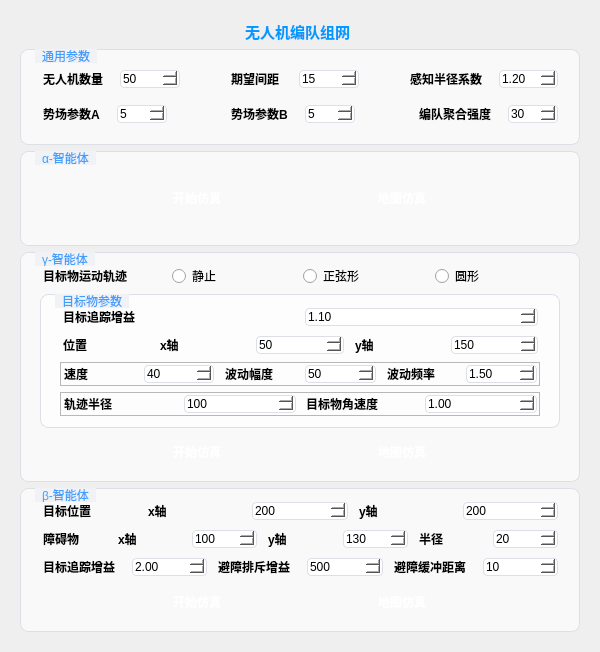
<?xml version="1.0" encoding="UTF-8"?>
<ui version="4.0">
 <class>Form</class>
 <widget class="QWidget" name="Form">
  <property name="geometry">
   <rect>
    <x>0</x>
    <y>0</y>
    <width>600</width>
    <height>652</height>
   </rect>
  </property>
  <property name="sizePolicy">
   <sizepolicy hsizetype="Preferred" vsizetype="Preferred">
    <horstretch>1</horstretch>
    <verstretch>0</verstretch>
   </sizepolicy>
  </property>
  <property name="windowTitle">
   <string>无人机编队组网</string>
  </property>
  <property name="styleSheet">
   <string notr="true">/* === 1. 全局设置 === */
#MainFrame {
    /* 1. 设置背景底图 */ 
    /* 路径相对“本 .ui 文件所在目录(= 项目根目录)”，方便在 Qt Designer 里直接预览 */
    /* 运行时 main_gui.py 会自动把 url() 换成 assets/ 的绝对路径，见 _abs_asset_urls() */
    border-image: url(assets/drone_bg_transparent.png) 0 0 0 0 stretch stretch;

    /* 2. 只有这个容器有边框，去掉其他干扰 */
    border: none;
}
/* === 2. 分组框 (卡片化) === */
QGroupBox {
    background-color: rgba(255, 255, 255, 0.6);       /* 卡片背景：白色，显眼 */
    border: 1px solid #dcdfe6;       /* 边框线：很淡的灰色 */
    border-radius: 8px;              /* 圆角：数值越大，角越圆 */
    
    /* === 关键布局参数 === */
    margin-top: 5
px;    /* 外部上间距：让这个框和上面的框拉开 20px 的距离（防止挨在一起） */
    padding-top: 2px;   /* 内部上留白：为了给标题留位置，防止内容被标题压住 */
    padding-bottom: 2px;/* 内部下留白 */
    padding-left: 10px;  /* 内部左留白 */
    padding-right: 10px; /* 内部右留白 */
}

QGroupBox::title {
    subcontrol-origin: margin;
    subcontrol-position: top left;   /* 位置：左上角 */
    left: 15px;                      /* 距离左边的距离 */
    padding: 0 5px;                  /* 标题文字左右留点空隙 */
    color: #409EFF;                  /* 颜色：科技蓝 */
    font-weight: bold;               /* 加粗 */
    background-color: #f0f2f5;       /* 背景色：必须和窗口背景色一致，用来遮住边框线 */
	font-weight: bold;
}

/* === 3. 输入框 (撑开间距的核心) === */
QDoubleSpinBox, QSpinBox {
    border: 1px solid #dcdfe6;       /* 边框：淡灰 */
    border-radius: 4px;              /* 圆角 */
    padding: 0px 0px;                /* 内边距：文字离边框的距离 */
    background-color: #fff;          /* 背景白 */
    
    /* === 核心撑开参数 === */
    min-height: 8px;    /* 最小高度：强制让框框变高，不再是扁扁的 */
    margin: 2px;         /* 外部间距：强制在这个框的上下左右留出 6px 的“隔离带”，防止挨着别人 */
}

/* 鼠标悬停或者是选中时的效果 */
QDoubleSpinBox:focus, QSpinBox:focus {
    border: 1px solid #409EFF;       /* 选中时变蓝 */
    background-color: #ecf5ff;       /* 选中时背景变淡蓝 */
}
QPushButton {
    border-radius: 4px;              /* 圆角 */
    padding: 5px 15px;               /* 内边距：把按钮撑大 */
    font-weight: bold;               /* 文字加粗 */
    color: white;                    /* 文字白色 */
    border: none;                    /* 去掉丑陋的默认边框 */
    
    /* === 核心撑开参数 === */
    min-height: 20px;    /* 最小高度：让按钮看起来大气 */
    margin: 3px;         /* 外部间距：同上，防止按钮挨在一起 */
}

/* === 5. 绿色按钮 (开始) === */
QPushButton[text^=&quot;开始&quot;], QPushButton[text^=&quot;▶&quot;] {
    background-color: #67C23A;       /* 绿色背景 */
}
QPushButton[text^=&quot;开始&quot;]:hover { 
    background-color: #85ce61;       /* 悬停变浅绿 */
}
QPushButton[text^=&quot;开始&quot;]:pressed { 
    background-color: #5daf34;       /* 按下变深绿 */
}

/* === 6. 蓝色按钮 (地图) - 新增了变色效果 === */
QPushButton[text^=&quot;地图&quot;] {
    background-color: #409EFF;       /* 基础蓝 */
}
/* 【新增】鼠标放上去变浅蓝 */
QPushButton[text^=&quot;地图&quot;]:hover { 
    background-color: #66b1ff;       
}
/* 【新增】鼠标按下去变深蓝 */
QPushButton[text^=&quot;地图&quot;]:pressed { 
    background-color: #3a8ee6;       
}
/* === 5. 标签微调 === */
QLabel {
    background: transparent;         /* 背景透明 */
    border: none;                    /* 无边框 */
    margin-right: 5px;               /* 右边距：让文字和后面的输入框拉开 5px 的距离 */
	font-weight: bold;
}</string>
  </property>
  <layout class="QVBoxLayout" name="verticalLayout_11">
   <item>
    <widget class="QFrame" name="MainFrame">
     <property name="frameShape">
      <enum>QFrame::StyledPanel</enum>
     </property>
     <property name="frameShadow">
      <enum>QFrame::Raised</enum>
     </property>
     <layout class="QVBoxLayout" name="verticalLayout_10">
      <item>
       <layout class="QVBoxLayout" name="verticalLayout_9">
        <item>
         <layout class="QHBoxLayout" name="horizontalLayout_14">
          <item>
           <widget class="QLabel" name="label">
            <property name="sizePolicy">
             <sizepolicy hsizetype="Fixed" vsizetype="Fixed">
              <horstretch>0</horstretch>
              <verstretch>0</verstretch>
             </sizepolicy>
            </property>
            <property name="styleSheet">
             <string notr="true">*{	
	font-family:微软雅黑;
	font-size:15px;
	color:rgb(0, 153, 255);
	font-weight: bold;
}</string>
            </property>
            <property name="text">
             <string>无人机编队组网</string>
            </property>
           </widget>
          </item>
         </layout>
        </item>
        <item>
         <widget class="QGroupBox" name="groupBox">
          <property name="title">
           <string>通用参数</string>
          </property>
          <layout class="QVBoxLayout" name="verticalLayout" stretch="0,0">
           <item>
            <layout class="QHBoxLayout" name="horizontalLayout" stretch="0,0,0,0,0,0,0,0">
             <item>
              <widget class="QLabel" name="label_7">
               <property name="sizePolicy">
                <sizepolicy hsizetype="Preferred" vsizetype="Preferred">
                 <horstretch>1</horstretch>
                 <verstretch>0</verstretch>
                </sizepolicy>
               </property>
               <property name="text">
                <string>无人机数量</string>
               </property>
              </widget>
             </item>
             <item>
              <widget class="QSpinBox" name="N">
               <property name="sizePolicy">
                <sizepolicy hsizetype="Preferred" vsizetype="Fixed">
                 <horstretch>1</horstretch>
                 <verstretch>0</verstretch>
                </sizepolicy>
               </property>
               <property name="minimum">
                <number>25</number>
               </property>
               <property name="maximum">
                <number>100</number>
               </property>
               <property name="value">
                <number>50</number>
               </property>
              </widget>
             </item>
             <item>
              <spacer name="horizontalSpacer">
               <property name="orientation">
                <enum>Qt::Horizontal</enum>
               </property>
               <property name="sizeHint" stdset="0">
                <size>
                 <width>40</width>
                 <height>20</height>
                </size>
               </property>
              </spacer>
             </item>
             <item>
              <widget class="QLabel" name="label_2">
               <property name="sizePolicy">
                <sizepolicy hsizetype="Preferred" vsizetype="Preferred">
                 <horstretch>1</horstretch>
                 <verstretch>0</verstretch>
                </sizepolicy>
               </property>
               <property name="toolTip">
                <string>在稳态时，两架邻近无人机之间保持的理想距离。</string>
               </property>
               <property name="text">
                <string>期望间距</string>
               </property>
              </widget>
             </item>
             <item>
              <widget class="QSpinBox" name="D">
               <property name="sizePolicy">
                <sizepolicy hsizetype="Preferred" vsizetype="Fixed">
                 <horstretch>1</horstretch>
                 <verstretch>0</verstretch>
                </sizepolicy>
               </property>
               <property name="suffix">
                <string/>
               </property>
               <property name="prefix">
                <string notr="true" extracomment="D"/>
               </property>
               <property name="minimum">
                <number>1</number>
               </property>
               <property name="maximum">
                <number>30</number>
               </property>
               <property name="value">
                <number>15</number>
               </property>
              </widget>
             </item>
             <item>
              <spacer name="horizontalSpacer_2">
               <property name="orientation">
                <enum>Qt::Horizontal</enum>
               </property>
               <property name="sizeHint" stdset="0">
                <size>
                 <width>40</width>
                 <height>20</height>
                </size>
               </property>
              </spacer>
             </item>
             <item>
              <widget class="QLabel" name="label_3">
               <property name="sizePolicy">
                <sizepolicy hsizetype="Preferred" vsizetype="Preferred">
                 <horstretch>1</horstretch>
                 <verstretch>0</verstretch>
                </sizepolicy>
               </property>
               <property name="toolTip">
                <string>&lt;html&gt;&lt;head/&gt;&lt;body&gt;&lt;p&gt;交互半径r = K * D，只有距离小于r的无人机才会被视为邻居&lt;/p&gt;&lt;/body&gt;&lt;/html&gt;</string>
               </property>
               <property name="text">
                <string>感知半径系数</string>
               </property>
              </widget>
             </item>
             <item>
              <widget class="QDoubleSpinBox" name="K">
               <property name="sizePolicy">
                <sizepolicy hsizetype="Preferred" vsizetype="Fixed">
                 <horstretch>1</horstretch>
                 <verstretch>0</verstretch>
                </sizepolicy>
               </property>
               <property name="minimum">
                <double>1.100000000000000</double>
               </property>
               <property name="maximum">
                <double>1.500000000000000</double>
               </property>
               <property name="singleStep">
                <double>0.100000000000000</double>
               </property>
               <property name="value">
                <double>1.200000000000000</double>
               </property>
              </widget>
             </item>
            </layout>
           </item>
           <item>
            <layout class="QHBoxLayout" name="horizontalLayout_2" stretch="1,1,1,1,1,1,1,1">
             <item>
              <widget class="QLabel" name="label_4">
               <property name="sizePolicy">
                <sizepolicy hsizetype="Preferred" vsizetype="Preferred">
                 <horstretch>1</horstretch>
                 <verstretch>0</verstretch>
                </sizepolicy>
               </property>
               <property name="toolTip">
                <string>&lt;html&gt;&lt;head/&gt;&lt;body&gt;&lt;p&gt;控制引力的大小&lt;/p&gt;&lt;/body&gt;&lt;/html&gt;</string>
               </property>
               <property name="text">
                <string>势场参数A</string>
               </property>
              </widget>
             </item>
             <item>
              <widget class="QSpinBox" name="A">
               <property name="sizePolicy">
                <sizepolicy hsizetype="Preferred" vsizetype="Fixed">
                 <horstretch>1</horstretch>
                 <verstretch>0</verstretch>
                </sizepolicy>
               </property>
               <property name="minimum">
                <number>1</number>
               </property>
               <property name="maximum">
                <number>10</number>
               </property>
               <property name="value">
                <number>5</number>
               </property>
              </widget>
             </item>
             <item>
              <spacer name="horizontalSpacer_3">
               <property name="orientation">
                <enum>Qt::Horizontal</enum>
               </property>
               <property name="sizeHint" stdset="0">
                <size>
                 <width>40</width>
                 <height>20</height>
                </size>
               </property>
              </spacer>
             </item>
             <item>
              <widget class="QLabel" name="label_5">
               <property name="sizePolicy">
                <sizepolicy hsizetype="Preferred" vsizetype="Preferred">
                 <horstretch>1</horstretch>
                 <verstretch>0</verstretch>
                </sizepolicy>
               </property>
               <property name="toolTip">
                <string extracomment="控制斥力的大小">&lt;html&gt;&lt;head/&gt;&lt;body&gt;&lt;p&gt;控制斥力的大小&lt;/p&gt;&lt;/body&gt;&lt;/html&gt;</string>
               </property>
               <property name="text">
                <string extracomment="控制斥力的大小">势场参数B</string>
               </property>
              </widget>
             </item>
             <item>
              <widget class="QSpinBox" name="B">
               <property name="sizePolicy">
                <sizepolicy hsizetype="Minimum" vsizetype="Preferred">
                 <horstretch>1</horstretch>
                 <verstretch>0</verstretch>
                </sizepolicy>
               </property>
               <property name="minimum">
                <number>1</number>
               </property>
               <property name="maximum">
                <number>10</number>
               </property>
               <property name="value">
                <number>5</number>
               </property>
              </widget>
             </item>
             <item>
              <spacer name="horizontalSpacer_4">
               <property name="orientation">
                <enum>Qt::Horizontal</enum>
               </property>
               <property name="sizeHint" stdset="0">
                <size>
                 <width>40</width>
                 <height>20</height>
                </size>
               </property>
              </spacer>
             </item>
             <item>
              <widget class="QLabel" name="label_6">
               <property name="sizePolicy">
                <sizepolicy hsizetype="Preferred" vsizetype="Preferred">
                 <horstretch>1</horstretch>
                 <verstretch>0</verstretch>
                </sizepolicy>
               </property>
               <property name="toolTip">
                <string>无人机之间“位置保持”的增益。数值越大，编队越刚性（像硬弹簧）；数值越小，编队越松散（像软橡皮筋）。</string>
               </property>
               <property name="text">
                <string>编队聚合强度</string>
               </property>
              </widget>
             </item>
             <item>
              <widget class="QSpinBox" name="C1ALPHA">
               <property name="sizePolicy">
                <sizepolicy hsizetype="Preferred" vsizetype="Fixed">
                 <horstretch>1</horstretch>
                 <verstretch>0</verstretch>
                </sizepolicy>
               </property>
               <property name="minimum">
                <number>10</number>
               </property>
               <property name="maximum">
                <number>60</number>
               </property>
               <property name="value">
                <number>30</number>
               </property>
              </widget>
             </item>
            </layout>
           </item>
          </layout>
         </widget>
        </item>
        <item>
         <widget class="QGroupBox" name="groupBox_5">
          <property name="title">
           <string>α-智能体</string>
          </property>
          <layout class="QVBoxLayout" name="verticalLayout_8">
           <item>
            <layout class="QHBoxLayout" name="horizontalLayout_3">
             <item>
              <widget class="QPushButton" name="btn_start">
               <property name="sizePolicy">
                <sizepolicy hsizetype="Fixed" vsizetype="Fixed">
                 <horstretch>1</horstretch>
                 <verstretch>0</verstretch>
                </sizepolicy>
               </property>
               <property name="text">
                <string>开始仿真</string>
               </property>
              </widget>
             </item>
             <item>
              <widget class="QPushButton" name="btn_map_alpha">
               <property name="sizePolicy">
                <sizepolicy hsizetype="Fixed" vsizetype="Fixed">
                 <horstretch>0</horstretch>
                 <verstretch>0</verstretch>
                </sizepolicy>
               </property>
               <property name="text">
                <string>地图仿真</string>
               </property>
              </widget>
             </item>
            </layout>
           </item>
          </layout>
         </widget>
        </item>
        <item>
         <widget class="QGroupBox" name="groupBox_2">
          <property name="title">
           <string>γ-智能体</string>
          </property>
          <layout class="QVBoxLayout" name="verticalLayout_7">
           <item>
            <layout class="QHBoxLayout" name="horizontalLayout_4">
             <item>
              <widget class="QLabel" name="label_9">
               <property name="text">
                <string>目标物运动轨迹</string>
               </property>
              </widget>
             </item>
             <item>
              <widget class="QRadioButton" name="radioButton_static">
               <property name="text">
                <string>静止</string>
               </property>
              </widget>
             </item>
             <item>
              <widget class="QRadioButton" name="radioButton_sine">
               <property name="text">
                <string>正弦形</string>
               </property>
              </widget>
             </item>
             <item>
              <widget class="QRadioButton" name="radioButton_circle">
               <property name="text">
                <string>圆形</string>
               </property>
              </widget>
             </item>
            </layout>
           </item>
           <item>
            <widget class="QGroupBox" name="groupBox_3">
             <property name="title">
              <string>目标物参数</string>
             </property>
             <layout class="QVBoxLayout" name="verticalLayout_6">
              <item>
               <layout class="QVBoxLayout" name="verticalLayout_4">
                <item>
                 <layout class="QHBoxLayout" name="horizontalLayout_6">
                  <item>
                   <widget class="QLabel" name="label_13">
                    <property name="toolTip">
                     <string>&lt;html&gt;&lt;head/&gt;&lt;body&gt;&lt;p&gt;控制无人机被“拉向”目标点的力度。如果发现无人机跟不上目标（滞后），需要调大这个值&lt;/p&gt;&lt;/body&gt;&lt;/html&gt;</string>
                    </property>
                    <property name="text">
                     <string>目标追踪增益</string>
                    </property>
                   </widget>
                  </item>
                  <item>
                   <widget class="QDoubleSpinBox" name="c1_mt">
                    <property name="sizePolicy">
                     <sizepolicy hsizetype="Preferred" vsizetype="Fixed">
                      <horstretch>0</horstretch>
                      <verstretch>0</verstretch>
                     </sizepolicy>
                    </property>
                    <property name="minimumSize">
                     <size>
                      <width>20</width>
                      <height>14</height>
                     </size>
                    </property>
                    <property name="minimum">
                     <double>0.500000000000000</double>
                    </property>
                    <property name="maximum">
                     <double>2.000000000000000</double>
                    </property>
                    <property name="singleStep">
                     <double>0.100000000000000</double>
                    </property>
                    <property name="value">
                     <double>1.100000000000000</double>
                    </property>
                   </widget>
                  </item>
                 </layout>
                </item>
                <item>
                 <layout class="QHBoxLayout" name="horizontalLayout_5">
                  <item>
                   <widget class="QLabel" name="label_10">
                    <property name="text">
                     <string>位置</string>
                    </property>
                   </widget>
                  </item>
                  <item>
                   <widget class="QLabel" name="label_11">
                    <property name="text">
                     <string>x轴</string>
                    </property>
                   </widget>
                  </item>
                  <item>
                   <widget class="QSpinBox" name="pos_x">
                    <property name="minimum">
                     <number>10</number>
                    </property>
                    <property name="maximum">
                     <number>1000</number>
                    </property>
                    <property name="value">
                     <number>50</number>
                    </property>
                   </widget>
                  </item>
                  <item>
                   <widget class="QLabel" name="label_12">
                    <property name="text">
                     <string>y轴</string>
                    </property>
                   </widget>
                  </item>
                  <item>
                   <widget class="QSpinBox" name="pos_y">
                    <property name="minimum">
                     <number>10</number>
                    </property>
                    <property name="maximum">
                     <number>1000</number>
                    </property>
                    <property name="value">
                     <number>150</number>
                    </property>
                   </widget>
                  </item>
                 </layout>
                </item>
                <item>
                 <widget class="QFrame" name="frame_sine">
                  <property name="frameShape">
                   <enum>QFrame::StyledPanel</enum>
                  </property>
                  <property name="frameShadow">
                   <enum>QFrame::Raised</enum>
                  </property>
                  <layout class="QVBoxLayout" name="verticalLayout_2">
                   <property name="leftMargin">
                    <number>0</number>
                   </property>
                   <property name="topMargin">
                    <number>0</number>
                   </property>
                   <property name="rightMargin">
                    <number>0</number>
                   </property>
                   <property name="bottomMargin">
                    <number>0</number>
                   </property>
                   <item>
                    <layout class="QHBoxLayout" name="horizontalLayout_7">
                     <item>
                      <widget class="QLabel" name="label_14">
                       <property name="text">
                        <string>速度</string>
                       </property>
                      </widget>
                     </item>
                     <item>
                      <widget class="QSpinBox" name="spin_speed">
                       <property name="minimum">
                        <number>10</number>
                       </property>
                       <property name="maximum">
                        <number>60</number>
                       </property>
                       <property name="singleStep">
                        <number>10</number>
                       </property>
                       <property name="value">
                        <number>40</number>
                       </property>
                      </widget>
                     </item>
                     <item>
                      <widget class="QLabel" name="label_15">
                       <property name="text">
                        <string>波动幅度</string>
                       </property>
                      </widget>
                     </item>
                     <item>
                      <widget class="QSpinBox" name="spin_amp">
                       <property name="minimum">
                        <number>10</number>
                       </property>
                       <property name="maximum">
                        <number>100</number>
                       </property>
                       <property name="singleStep">
                        <number>10</number>
                       </property>
                       <property name="value">
                        <number>50</number>
                       </property>
                      </widget>
                     </item>
                     <item>
                      <widget class="QLabel" name="label_16">
                       <property name="text">
                        <string>波动频率</string>
                       </property>
                      </widget>
                     </item>
                     <item>
                      <widget class="QDoubleSpinBox" name="spin_freq">
                       <property name="minimum">
                        <double>0.500000000000000</double>
                       </property>
                       <property name="maximum">
                        <double>5.000000000000000</double>
                       </property>
                       <property name="singleStep">
                        <double>0.100000000000000</double>
                       </property>
                       <property name="value">
                        <double>1.500000000000000</double>
                       </property>
                      </widget>
                     </item>
                    </layout>
                   </item>
                  </layout>
                 </widget>
                </item>
                <item>
                 <widget class="QFrame" name="frame_circle">
                  <property name="frameShape">
                   <enum>QFrame::StyledPanel</enum>
                  </property>
                  <property name="frameShadow">
                   <enum>QFrame::Raised</enum>
                  </property>
                  <layout class="QVBoxLayout" name="verticalLayout_3">
                   <property name="leftMargin">
                    <number>0</number>
                   </property>
                   <property name="topMargin">
                    <number>0</number>
                   </property>
                   <property name="rightMargin">
                    <number>0</number>
                   </property>
                   <property name="bottomMargin">
                    <number>0</number>
                   </property>
                   <item>
                    <layout class="QHBoxLayout" name="horizontalLayout_8">
                     <property name="spacing">
                      <number>5</number>
                     </property>
                     <item>
                      <widget class="QLabel" name="label_17">
                       <property name="text">
                        <string>轨迹半径</string>
                       </property>
                      </widget>
                     </item>
                     <item>
                      <widget class="QSpinBox" name="spin_radius">
                       <property name="minimum">
                        <number>50</number>
                       </property>
                       <property name="maximum">
                        <number>500</number>
                       </property>
                       <property name="singleStep">
                        <number>50</number>
                       </property>
                       <property name="value">
                        <number>100</number>
                       </property>
                      </widget>
                     </item>
                     <item>
                      <widget class="QLabel" name="label_18">
                       <property name="text">
                        <string>目标物角速度</string>
                       </property>
                      </widget>
                     </item>
                     <item>
                      <widget class="QDoubleSpinBox" name="spin_angular">
                       <property name="minimum">
                        <double>0.500000000000000</double>
                       </property>
                       <property name="maximum">
                        <double>5.000000000000000</double>
                       </property>
                       <property name="singleStep">
                        <double>0.500000000000000</double>
                       </property>
                       <property name="value">
                        <double>1.000000000000000</double>
                       </property>
                      </widget>
                     </item>
                    </layout>
                   </item>
                  </layout>
                 </widget>
                </item>
               </layout>
              </item>
             </layout>
            </widget>
           </item>
           <item>
            <layout class="QHBoxLayout" name="horizontalLayout_9" stretch="0,0">
             <item>
              <widget class="QPushButton" name="btn_start_gamma">
               <property name="sizePolicy">
                <sizepolicy hsizetype="Fixed" vsizetype="Fixed">
                 <horstretch>1</horstretch>
                 <verstretch>0</verstretch>
                </sizepolicy>
               </property>
               <property name="text">
                <string>开始仿真</string>
               </property>
               <property name="iconSize">
                <size>
                 <width>20</width>
                 <height>20</height>
                </size>
               </property>
              </widget>
             </item>
             <item>
              <widget class="QPushButton" name="btn_map_gamma">
               <property name="sizePolicy">
                <sizepolicy hsizetype="Fixed" vsizetype="Fixed">
                 <horstretch>1</horstretch>
                 <verstretch>0</verstretch>
                </sizepolicy>
               </property>
               <property name="text">
                <string>地图仿真</string>
               </property>
              </widget>
             </item>
            </layout>
           </item>
          </layout>
         </widget>
        </item>
        <item>
         <widget class="QGroupBox" name="groupBox_4">
          <property name="title">
           <string>β-智能体</string>
          </property>
          <layout class="QVBoxLayout" name="verticalLayout_5">
           <item>
            <layout class="QHBoxLayout" name="horizontalLayout_10" stretch="0,0,0,0,0">
             <item>
              <widget class="QLabel" name="label_19">
               <property name="sizePolicy">
                <sizepolicy hsizetype="Preferred" vsizetype="Preferred">
                 <horstretch>0</horstretch>
                 <verstretch>0</verstretch>
                </sizepolicy>
               </property>
               <property name="minimumSize">
                <size>
                 <width>40</width>
                 <height>0</height>
                </size>
               </property>
               <property name="text">
                <string>目标位置</string>
               </property>
               <property name="alignment">
                <set>Qt::AlignLeading|Qt::AlignLeft|Qt::AlignVCenter</set>
               </property>
              </widget>
             </item>
             <item>
              <widget class="QLabel" name="label_20">
               <property name="sizePolicy">
                <sizepolicy hsizetype="Preferred" vsizetype="Preferred">
                 <horstretch>0</horstretch>
                 <verstretch>0</verstretch>
                </sizepolicy>
               </property>
               <property name="minimumSize">
                <size>
                 <width>20</width>
                 <height>0</height>
                </size>
               </property>
               <property name="text">
                <string>x轴</string>
               </property>
              </widget>
             </item>
             <item>
              <widget class="QSpinBox" name="beta_target_x">
               <property name="sizePolicy">
                <sizepolicy hsizetype="Preferred" vsizetype="Preferred">
                 <horstretch>0</horstretch>
                 <verstretch>0</verstretch>
                </sizepolicy>
               </property>
               <property name="minimumSize">
                <size>
                 <width>20</width>
                 <height>14</height>
                </size>
               </property>
               <property name="minimum">
                <number>50</number>
               </property>
               <property name="maximum">
                <number>1000</number>
               </property>
               <property name="singleStep">
                <number>50</number>
               </property>
               <property name="value">
                <number>200</number>
               </property>
              </widget>
             </item>
             <item>
              <widget class="QLabel" name="label_21">
               <property name="sizePolicy">
                <sizepolicy hsizetype="Preferred" vsizetype="Preferred">
                 <horstretch>0</horstretch>
                 <verstretch>0</verstretch>
                </sizepolicy>
               </property>
               <property name="minimumSize">
                <size>
                 <width>20</width>
                 <height>0</height>
                </size>
               </property>
               <property name="text">
                <string>y轴</string>
               </property>
              </widget>
             </item>
             <item>
              <widget class="QSpinBox" name="beta_target_y">
               <property name="sizePolicy">
                <sizepolicy hsizetype="Preferred" vsizetype="Preferred">
                 <horstretch>0</horstretch>
                 <verstretch>0</verstretch>
                </sizepolicy>
               </property>
               <property name="minimumSize">
                <size>
                 <width>20</width>
                 <height>14</height>
                </size>
               </property>
               <property name="minimum">
                <number>50</number>
               </property>
               <property name="maximum">
                <number>1000</number>
               </property>
               <property name="singleStep">
                <number>50</number>
               </property>
               <property name="value">
                <number>200</number>
               </property>
              </widget>
             </item>
            </layout>
           </item>
           <item>
            <layout class="QHBoxLayout" name="horizontalLayout_11">
             <item>
              <widget class="QLabel" name="label_22">
               <property name="text">
                <string>障碍物</string>
               </property>
              </widget>
             </item>
             <item>
              <widget class="QLabel" name="label_24">
               <property name="text">
                <string>x轴</string>
               </property>
              </widget>
             </item>
             <item>
              <widget class="QSpinBox" name="obs_x">
               <property name="minimum">
                <number>50</number>
               </property>
               <property name="maximum">
                <number>1000</number>
               </property>
               <property name="singleStep">
                <number>50</number>
               </property>
               <property name="value">
                <number>100</number>
               </property>
              </widget>
             </item>
             <item>
              <widget class="QLabel" name="label_23">
               <property name="text">
                <string>y轴</string>
               </property>
              </widget>
             </item>
             <item>
              <widget class="QSpinBox" name="obs_y">
               <property name="minimum">
                <number>50</number>
               </property>
               <property name="maximum">
                <number>1000</number>
               </property>
               <property name="singleStep">
                <number>50</number>
               </property>
               <property name="value">
                <number>130</number>
               </property>
              </widget>
             </item>
             <item>
              <widget class="QLabel" name="label_25">
               <property name="text">
                <string>半径</string>
               </property>
              </widget>
             </item>
             <item>
              <widget class="QSpinBox" name="obs_radius">
               <property name="minimum">
                <number>10</number>
               </property>
               <property name="maximum">
                <number>500</number>
               </property>
               <property name="singleStep">
                <number>10</number>
               </property>
               <property name="value">
                <number>20</number>
               </property>
              </widget>
             </item>
            </layout>
           </item>
           <item>
            <layout class="QHBoxLayout" name="horizontalLayout_12">
             <item>
              <widget class="QLabel" name="label_26">
               <property name="toolTip">
                <string>控制无人机被“拉向”目标点的力度。如果发现无人机跟不上目标（滞后），需要调大这个值</string>
               </property>
               <property name="text">
                <string>目标追踪增益</string>
               </property>
              </widget>
             </item>
             <item>
              <widget class="QDoubleSpinBox" name="beta_c1_mt">
               <property name="minimum">
                <double>0.100000000000000</double>
               </property>
               <property name="maximum">
                <double>10.000000000000000</double>
               </property>
               <property name="singleStep">
                <double>0.200000000000000</double>
               </property>
               <property name="value">
                <double>2.000000000000000</double>
               </property>
              </widget>
             </item>
             <item>
              <widget class="QLabel" name="label_27">
               <property name="toolTip">
                <string>控制无人机被障碍物“推开”的力度。数值越大，无人机在靠近障碍物时受到的反弹力越大，避障反应越剧烈。</string>
               </property>
               <property name="text">
                <string>避障排斥增益</string>
               </property>
              </widget>
             </item>
             <item>
              <widget class="QSpinBox" name="c1_beta">
               <property name="minimum">
                <number>100</number>
               </property>
               <property name="maximum">
                <number>1000</number>
               </property>
               <property name="singleStep">
                <number>100</number>
               </property>
               <property name="value">
                <number>500</number>
               </property>
              </widget>
             </item>
             <item>
              <widget class="QLabel" name="label_28">
               <property name="toolTip">
                <string>在障碍物半径之外额外增加的安全圈。实际避障距离 = 障碍物半径 + 缓冲距离。</string>
               </property>
               <property name="text">
                <string>避障缓冲距离</string>
               </property>
              </widget>
             </item>
             <item>
              <widget class="QSpinBox" name="buffer_dist">
               <property name="minimum">
                <number>5</number>
               </property>
               <property name="maximum">
                <number>100</number>
               </property>
               <property name="singleStep">
                <number>5</number>
               </property>
               <property name="value">
                <number>10</number>
               </property>
              </widget>
             </item>
            </layout>
           </item>
           <item>
            <layout class="QHBoxLayout" name="horizontalLayout_13">
             <item>
              <widget class="QPushButton" name="btn_start_obstacle">
               <property name="sizePolicy">
                <sizepolicy hsizetype="Fixed" vsizetype="Fixed">
                 <horstretch>1</horstretch>
                 <verstretch>0</verstretch>
                </sizepolicy>
               </property>
               <property name="text">
                <string>开始仿真</string>
               </property>
              </widget>
             </item>
             <item>
              <widget class="QPushButton" name="btn_map_obstacle">
               <property name="sizePolicy">
                <sizepolicy hsizetype="Fixed" vsizetype="Fixed">
                 <horstretch>1</horstretch>
                 <verstretch>0</verstretch>
                </sizepolicy>
               </property>
               <property name="text">
                <string>地图仿真</string>
               </property>
              </widget>
             </item>
            </layout>
           </item>
          </layout>
         </widget>
        </item>
       </layout>
      </item>
     </layout>
    </widget>
   </item>
  </layout>
 </widget>
 <resources/>
 <connections/>
</ui>
